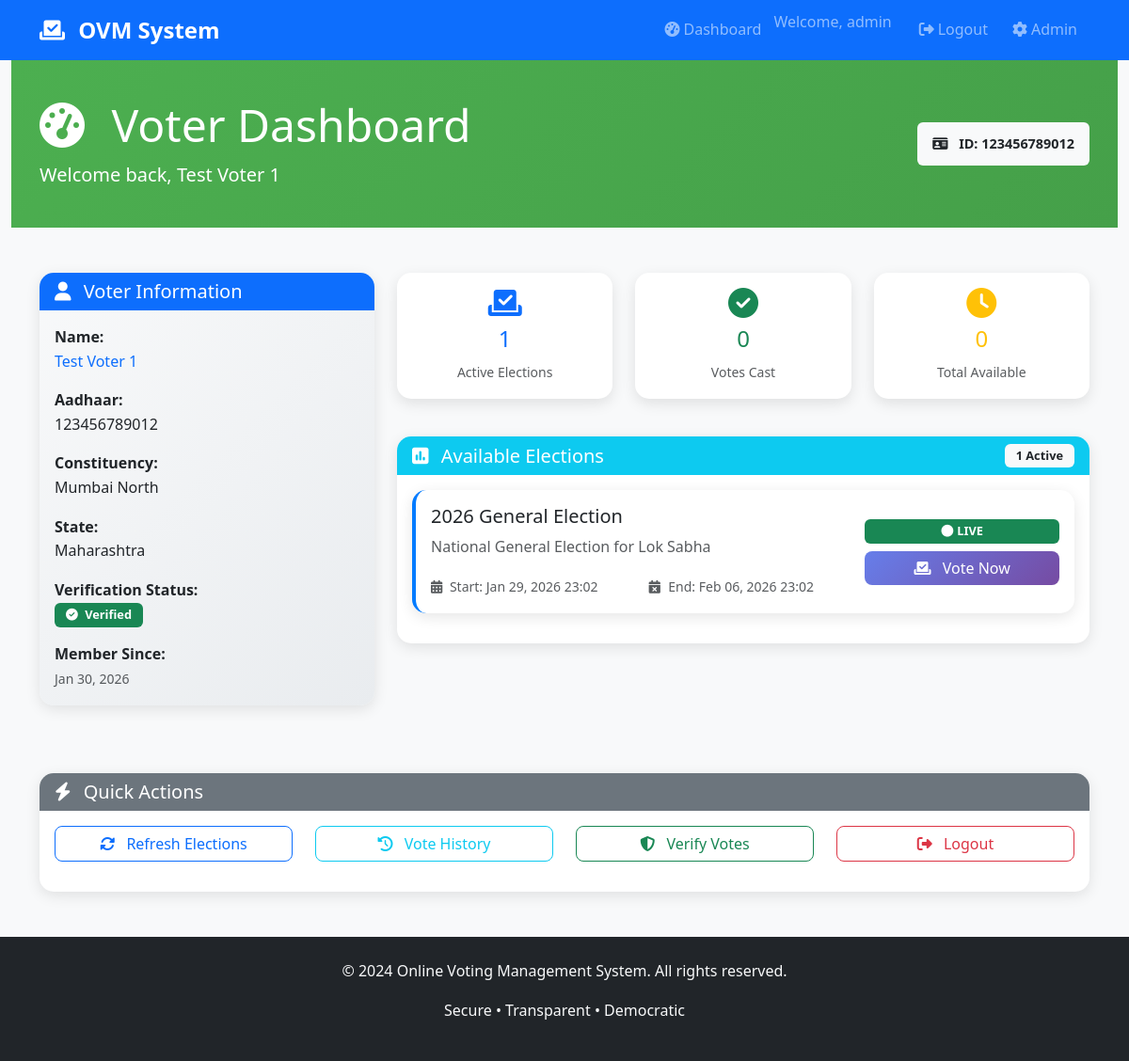
The page /dashboard/ (signed in) on the database its author committed.
### apps/voting/models.py (models this page shows, shortened)
class Voter(models.Model):
    user = models.OneToOneField(User, on_delete=models.CASCADE, null=True, blank=True)
    aadhaar_number = models.CharField(max_length=12, unique=True, db_index=True)
    name = models.CharField(max_length=200)
    date_of_birth = models.DateField()
    mobile_number = models.CharField(max_length=10)
    email = models.EmailField(blank=True, null=True)
    state = models.ForeignKey(State, on_delete=models.PROTECT, related_name='voters')
    constituency = models.ForeignKey(Constituency, on_delete=models.PROTECT, related_name='voters')
    address = models.TextField()
    face_image = models.ImageField(upload_to='voter_faces/', null=True, blank=True)
    face_encoding = models.BinaryField(null=True, blank=True)  # Stores numpy array as binary
    is_verified = models.BooleanField(default=False)
    verified_at = models.DateTimeField(null=True, blank=True)
    verification_attempts = models.IntegerField(default=0)
    has_voted = models.BooleanField(default=False)
    created_at = models.DateTimeField(auto_now_add=True)
    updated_at = models.DateTimeField(auto_now=True)
    class Meta:
        ordering = ['-created_at']

class Constituency(models.Model):
    name = models.CharField(max_length=200)
    state = models.ForeignKey(State, on_delete=models.CASCADE, related_name='constituencies')
    constituency_code = models.CharField(max_length=10, unique=True)
    total_voters = models.IntegerField(default=0)
    class Meta:
        ordering = ['state', 'name']
        verbose_name_plural = 'Constituencies'

class State(models.Model):
    name = models.CharField(max_length=100, unique=True)
    code = models.CharField(max_length=2, unique=True)  # e.g., 'MH' for Maharashtra
    class Meta:
        ordering = ['name']

class Election(models.Model):
    STATUS_CHOICES = [
        ('upcoming', 'Upcoming'),
        ('live', 'Live'),
        ('completed', 'Completed'),
        ('cancelled', 'Cancelled'),
    ]
    ELECTION_TYPES = [
        ('general', 'General Election'),
        ('state', 'State Assembly'),
        ('local', 'Local Body'),
    ]
    title = models.CharField(max_length=200)
    description = models.TextField()
    election_type = models.CharField(max_length=20, choices=ELECTION_TYPES, default='general')
    status = models.CharField(max_length=20, choices=STATUS_CHOICES, default='upcoming')
    start_date = models.DateTimeField()
    end_date = models.DateTimeField()
    blockchain_contract_address = models.CharField(max_length=42, blank=True, null=True)
    created_at = models.DateTimeField(auto_now_add=True)
    updated_at = models.DateTimeField(auto_now=True)
    class Meta:
        ordering = ['-start_date']

### apps/voting/views.py (the view)
# urls.py: path('dashboard/', views.dashboard, name='dashboard'),
def dashboard(request):
    voter_id = request.session.get('voter_id')
    if not voter_id:
        return redirect('index')
    voter = get_object_or_404(Voter, id=voter_id)
    active_elections = Election.objects.filter(
        status='live',
        candidates__constituency=voter.constituency
    ).distinct()
    voted_elections = Vote.objects.filter(voter=voter).values_list('election_id', flat=True)
    context = {
        'voter': voter,
        'active_elections': active_elections,
        'voted_elections': list(voted_elections)
    }
    return render(request, 'dashboard.html', context)

### templates/dashboard.html (shortened to what this page needs)
{% extends 'base.html' %}
{% load static %}
{% block content %}
<section class="dashboard-header">
    <div class="container">
        <div class="row align-items-center">
            <div class="col-md-8">
                <h1 class="display-5 mb-2">
                    <i class="fas fa-tachometer-alt me-3"></i>
                    Voter Dashboard
                </h1>
                <p class="lead mb-0">Welcome back, {{ voter.name }}</p>
            </div>
            <div class="col-md-4 text-end">
                <div class="badge badge-status bg-light text-dark p-3">
                    <i class="fas fa-id-card me-2"></i>
                    ID: {{ voter.aadhaar_number }}
                </div>
            </div>
        </div>
    </div>
</section>
<div class="container my-5">
    <div class="row">
        <div class="col-lg-4 mb-4">
            <div class="card voter-info">
                <div class="card-header bg-primary text-white">
                    <h5 class="mb-0">
                        <i class="fas fa-user me-2"></i>
                        Voter Information
                    </h5>
                </div>
                <div class="card-body">
                    <div class="mb-3">
                        <strong>Name:</strong><br>
                        <span class="text-primary">{{ voter.name }}</span>
                    </div>
                    <div class="mb-3">
                        <strong>Aadhaar:</strong><br>
                        {{ voter.aadhaar_number }}
                    </div>
                    <div class="mb-3">
                        <strong>Constituency:</strong><br>
                        {{ voter.constituency.name }}
                    </div>
                    <div class="mb-3">
                        <strong>State:</strong><br>
                        {{ voter.state.name }}
                    </div>
                    <div class="mb-3">
                        <strong>Verification Status:</strong><br>
                        {% if voter.is_verified %}
                            <span class="badge bg-success">
                                <i class="fas fa-check-circle me-1"></i>
                                Verified
                            </span>
                        {% else %}
                            <span class="badge bg-danger">
                                <i class="fas fa-times-circle me-1"></i>
                                Not Verified
                            </span>
                        {% endif %}
                    </div>
                    <div class="mb-0">
                        <strong>Member Since:</strong><br>
                        <small class="text-muted">{{ voter.created_at|date:"M d, Y" }}</small>
                    </div>
                </div>
            </div>
        </div>
        <div class="col-lg-8">
            <div class="row mb-4">
                <div class="col-sm-4 mb-3">
                    <div class="card stats-card text-center">
                        <div class="card-body">
                            <i class="fas fa-vote-yea fa-2x text-primary mb-2"></i>
                            <h4 class="text-primary">{{ active_elections.count }}</h4>
                            <small class="text-muted">Active Elections</small>
                        </div>
                    </div>
                </div>
                <div class="col-sm-4 mb-3">
                    <div class="card stats-card text-center">
                        <div class="card-body">
                            <i class="fas fa-check-circle fa-2x text-success mb-2"></i>
                            <h4 class="text-success">{{ voted_elections|length }}</h4>
                            <small class="text-muted">Votes Cast</small>
                        </div>
                    </div>
                </div>
                <div class="col-sm-4 mb-3">
                    <div class="card stats-card text-center">
                        <div class="card-body">
                            <i class="fas fa-clock fa-2x text-warning mb-2"></i>
                            <h4 class="text-warning">{{ active_elections.count|add:voted_elections|length|default:0 }}</h4>
                            <small class="text-muted">Total Available</small>
                        </div>
                    </div>
                </div>
            </div>
            <div class="card">
                <div class="card-header bg-info text-white d-flex justify-content-between align-items-center">
                    <h5 class="mb-0">
                        <i class="fas fa-poll me-2"></i>
                        Available Elections
                    </h5>
                    <span class="badge bg-light text-dark">{{ active_elections.count }} Active</span>
                </div>
                <div class="card-body">
                    {% if active_elections %}
                        {% for election in active_elections %}
                            <div class="card election-card mb-3 {% if election.id in voted_elections %}voted-card{% endif %}">
                                <div class="card-body">
                                    <div class="row align-items-center">
                                        <div class="col-md-8">
                                            <h5 class="card-title mb-2">
                                                {{ election.title }}
                                            </h5>
                                            <p class="card-text text-muted">{{ election.description|truncatewords:25 }}</p>
                                            <div class="row">
                                                <div class="col-sm-6">
                                                    <small class="text-muted">
                                                        <i class="fas fa-calendar-alt me-1"></i>
                                                        Start: {{ election.start_date|date:"M d, Y H:i" }}
                                                    </small>
                                                </div>
                                                <div class="col-sm-6">
                                                    <small class="text-muted">
                                                        <i class="fas fa-calendar-times me-1"></i>
                                                        End: {{ election.end_date|date:"M d, Y H:i" }}
                                                    </small>
                                                </div>
                                            </div>
                                        </div>
                                        <div class="col-md-4 text-end">
                                            {% if election.id in voted_elections %}
                                                <button class="btn btn-outline-success" disabled>
                                                    <i class="fas fa-check-circle me-2"></i>
                                                    Already Voted
                                                </button>
                                            {% else %}
                                                <div class="d-grid">
                                                    <span class="badge bg-success mb-2">
                                                        <i class="fas fa-circle me-1"></i>LIVE
                                                    </span>
                                                    <a href="{% url 'vote_page' election.id %}" class="btn btn-primary">
                                                        <i class="fas fa-vote-yea me-2"></i>
                                                        Vote Now
                                                    </a>
                                                </div>
                                            {% endif %}
                                        </div>
                                    </div>
                                </div>
                            </div>
                        {% endfor %}
                    {% else %}
                        <div class="text-center py-5">
                            <i class="fas fa-ballot-check fa-4x text-muted mb-4"></i>
                            <h4 class="text-muted">No Active Elections</h4>
                            <p class="text-muted">There are no elections available for your constituency at the moment.</p>
                        </div>
                    {% endif %}
                </div>
            </div>
        </div>
    </div>
    <div class="row mt-5">
        <div class="col-12">
            <div class="card">
                <div class="card-header bg-secondary text-white">
                    <h5 class="mb-0">
                        <i class="fas fa-bolt me-2"></i>
                        Quick Actions
                    </h5>
                </div>
                <div class="card-body">
                    <div class="row">
                        <div class="col-md-3 mb-3">
                            <div class="d-grid">
                                <button class="btn btn-outline-primary" onclick="refreshPage()">
                                    <i class="fas fa-sync-alt me-2"></i>
                                    Refresh Elections
                                </button>
                            </div>
                        </div>
                        <div class="col-md-3 mb-3">
                            <div class="d-grid">
                                <button class="btn btn-outline-info" onclick="showVoteHistory()">
                                    <i class="fas fa-history me-2"></i>
                                    Vote History
                                </button>
                            </div>
                        </div>
                        <div class="col-md-3 mb-3">
                            <div class="d-grid">
                                <button class="btn btn-outline-success" onclick="verifyVotes()">
                                    <i class="fas fa-shield-alt me-2"></i>
                                    Verify Votes
                                </button>
                            </div>
                        </div>
                        <div class="col-md-3 mb-3">
                            <div class="d-grid">
                                <a href="{% url 'logout' %}" class="btn btn-outline-danger">
                                    <i class="fas fa-sign-out-alt me-2"></i>
                                    Logout
                                </a>
                            </div>
                        </div>
                    </div>
                </div>
            </div>
        </div>
    </div>
</div>
{% endblock %}

### rows shown on the page
Voter: name "Test Voter 1", aadhaar_number "123456789012", constituency.name "Mumbai North", state.name "Maharashtra", created_at "Jan 30, 2026"
Election: title "2026 General Election", description "National General Election for Lok Sabha", start_date "Jan 29, 2026 23:02", end_date "Feb 06, 2026 23:02", shows "LIVE"

### other values the page prints
{{ request.session.voter_name }} "admin"
{{ active_elections.count }} "1"
{{ voted_elections|length }} "0"
{{ active_elections.count|add:voted_elections|length|default:0 }} "0"
